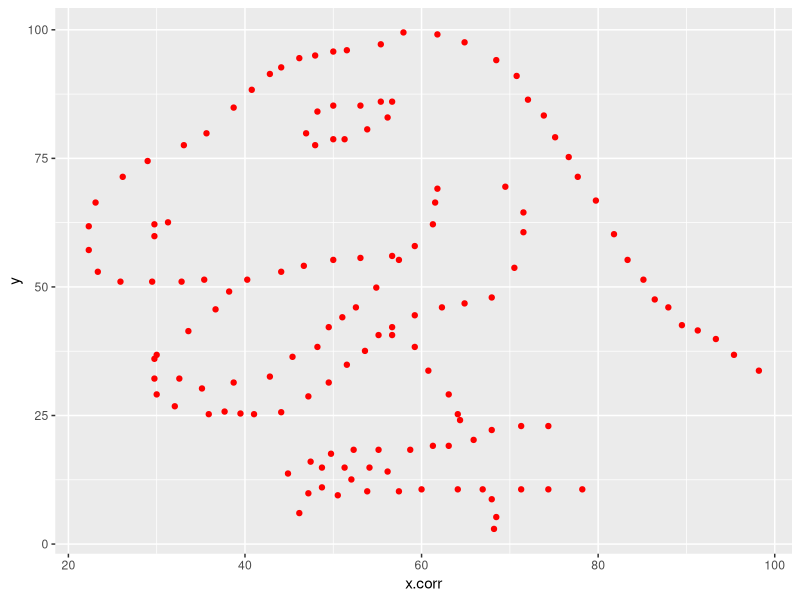
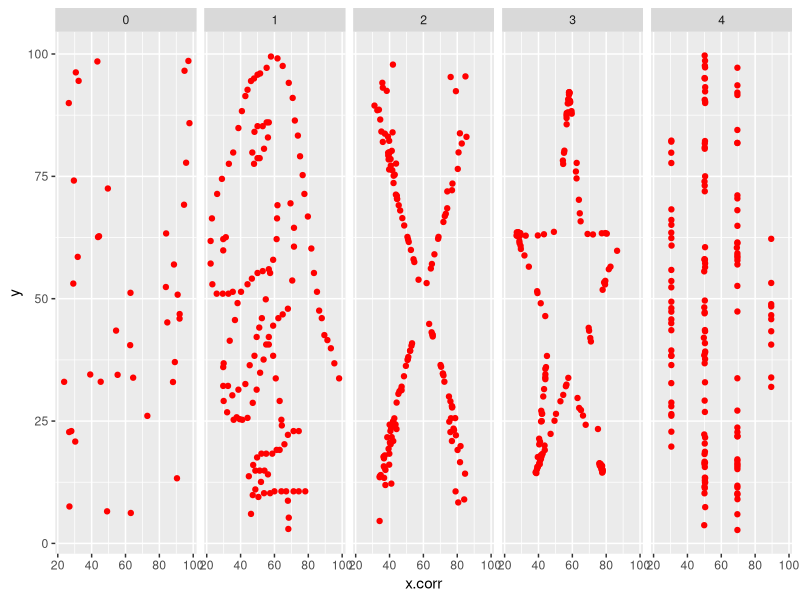

Source code (R) for these figures, in order:
#exercise data wrangling
#load the library
library(tidyverse)
library(ggplot2)

#read the table
#not working
data<-read.table("example_data_to_clean2.txt", sep="\t")
#working but adds a row
data<-read.delim("example_data_to_clean.txt",
                 row.names=NULL,
                 header = F)
#dplyr solution
corr.data<-data %>%
  mutate(V4=replace(V4, V1=="264",4)) %>%
  select(-V1) %>%
  filter(V2!="")

#base R solution
corr.data2<-data
corr.data2[corr.data2$V1=="264",]$V4<-"4"
useful.col.names<-corr.data2[1,]
useful.col.names<-as.character(c(useful.col.names))[1:3]
corr.data2$V1<-NULL
colnames(corr.data2)<-useful.col.names
corr.data2<-corr.data2[-1,]

#excluding the empty row n=265
corr.data2<-corr.data2[-(which(corr.data2$x==""&
                         corr.data2$y==""&
                         corr.data2$category=="")),]

#where are NAs?
rownames(corr.data2)<-NULL
which(is.na(corr.data2$x))

#remove the NAs
corr.data2.no.na<-na.omit(corr.data2)
rownames(corr.data2.no.na)<-NULL

#check the dataset
str(corr.data2.no.na)

#remove the commas from x
corr.data2.no.na$x.corr<-gsub(",",".",corr.data2.no.na$x)

#make numeric variables numeric
corr.data2.no.na$x.corr<-as.numeric(corr.data2.no.na$x.corr)
corr.data2.no.na$y<-as.numeric(corr.data2.no.na$y)

#check if category is consistent --- it's not it has mistakes
unique(corr.data2.no.na$category)
#select the mistakes and replace them
corr.data2.no.na[grepl("ne",corr.data2.no.na$category),]$category<-"1"
#the mistakes are now solved
unique(corr.data2.no.na$category)

#making category a factor
corr.data2.no.na$category<-as.factor(as.numeric(corr.data2.no.na$category))
str(corr.data2.no.na)

#subset category 1 and plot it
subset.data<-subset(corr.data2.no.na, 
                    corr.data2.no.na$category==1)
plot2<-ggplot(data=subset.data, aes(x=x.corr, y=y))+
  geom_point(color="red")
plot2

#plot all categories together
plot1<-ggplot(data=corr.data2.no.na, aes(x=x.corr, y=y))+
  facet_grid(~category)+
  geom_point(color="red")

plot1
